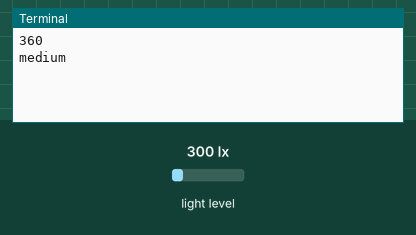
Recording of a program running on a simulated Raspberry Pi (BCM pin numbers). Shown: the last lines printed to the terminal. The test bench sets the inputs (shaded band); at power-on: light level 300 lx.

Above: at 1.2 s.
1.3 s: light level set to 40 lx
At 2.4 s:
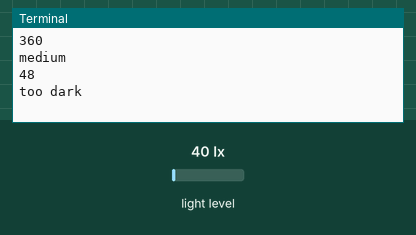
4.5 s: light level set to 500 lx
At 5.0 s:
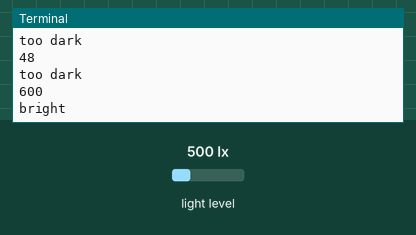
7.5 s: light level set to 1000 lx
At 8.7 s:
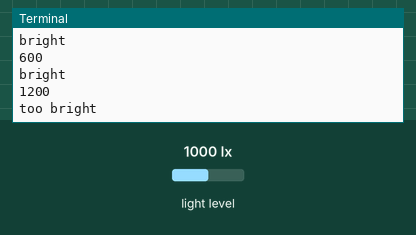
Timing chart, 0 to 10.5 s (numbered marks = the images above; inputs shaded):
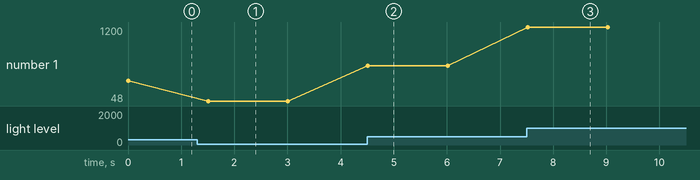

Measured:
- after the input at 1.3 s, the terminal: prints a new line after 0.21 s (image 1)
- after the input at 4.5 s, the terminal: prints a new line at once (image 2)
- after the input at 7.5 s, the terminal: prints a new line at once (image 3)
- plotted number 1: 360 → 48 after the input at 1.3 s, 48 → 600 after the input at 4.5 s, 600 → 1200 after the input at 7.5 s

The program:

lightsensor.py
```python
import smbus
import time
DEVICE = 0x23
RES = 0x20
bus = smbus.SMBus(1)

while True:

    data = bus.read_i2c_block_data(DEVICE, RES)
    data = int((data[0] << 8) + data[1])

    if data > 1000:
        level = 'too bright'
    elif data <= 1000 and data > 500:
        level = 'bright'
    elif data <= 500 and data > 200:
        level = 'medium'
    elif data <= 200 and data > 50:
        level = 'dark'
    else:
        level = 'too dark'
    print(data)
    print(level)
    time.sleep(1.5)
```
